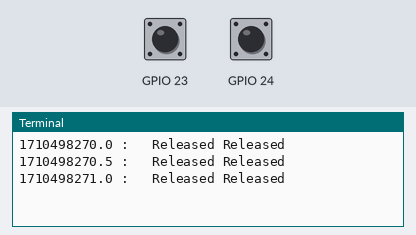
Bench run of a program on a simulated Raspberry Pi (BCM pin numbers). On the bench: the last lines printed to the terminal. The test bench sets the inputs (shaded band); at power-on: GPIO 23 HIGH, GPIO 24 HIGH. The clock reads 2024-03-15 10:24:30 at power-on unless the program sets it.

Above: at 1.2 s.
1.3 s: GPIO 23 pulled LOW for 1 s
At 2.4 s:
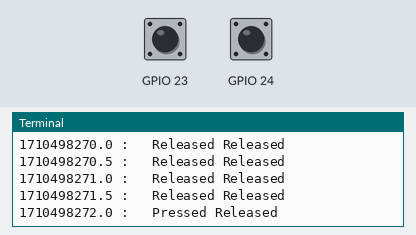
3.8 s: GPIO 24 pulled LOW for 1 s
At 4.9 s:
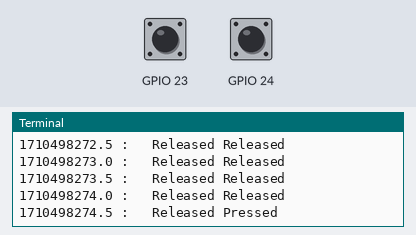
6.3 s: GPIO 23 pulled LOW for 1 s
At 7.4 s:
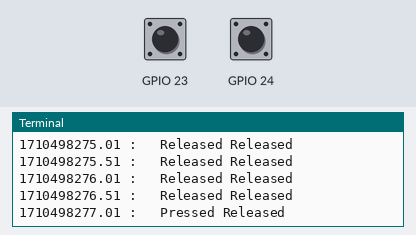
8.8 s: GPIO 24 pulled LOW for 1 s
At 9.9 s:
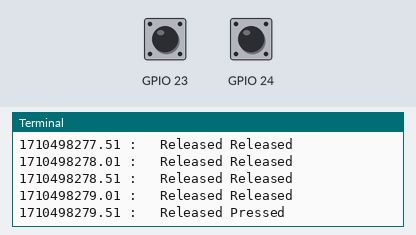
11.3 s: GPIO 23 driven LOW and GPIO 24 driven LOW
At 12.4 s:
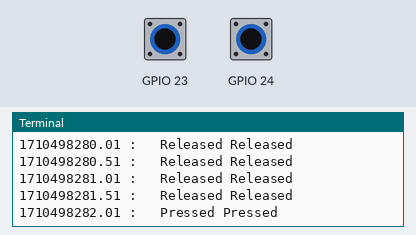
14.0 s: GPIO 23 driven HIGH
At 14.9 s:
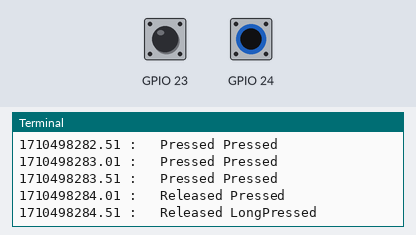

The program:

IoInputs.py
```python
__author__ = 'teddycool'

#Handles io-inputs from  buttons and switches

config = {"Button": {"Pressed": 0.5, "LongPressed": 3}}
import time


#The button is 'on' when holded pressed and IO defined in init is connected to ground
#Types of signals/states: released, pressed and long-pressed, times for holding are defined in config
class PushButton(object):
    def __init__(self, GPIO, inputpin):
        self._gpio = GPIO
        self._inputpin = inputpin
        self._pressed = False
        self._lastpress = False
        self._states = ["Released","Pressed", "LongPressed"]

    def initialize(self):
        #self._gpio.setmode(self._gpio.BCM)
        self._gpio.setup(self._inputpin, self._gpio.IN, pull_up_down=self._gpio.PUD_UP)

    def update(self):
        self._state = self._states[0]
        if self._gpio.input(self._inputpin) == False: #Button pressed, PullUp is released
            self._pressed = True
            if self._lastpress != self._pressed: #First round
                self._presstime = time.time()
                self._lastpress = self._pressed
            else:
                if time.time() - self._presstime > config["Button"]["LongPressed"]:
                    self._state = self._states[2]
                else:
                    if time.time() - self._presstime > config["Button"]["Pressed"]:
                        self._state = self._states[1]
        else:
            self._pressed= False
            self._lastpress = self._pressed
        return self._state


if __name__ == '__main__':
    import RPi.GPIO as GPIO
    GPIO.setmode(GPIO.BCM)
    switches = []
    for io in [23, 24]:  #IOs for switches
        switches.append(PushButton(GPIO, io))
    for switch in switches:
        switch.initialize()
    try:
        while True:
            s= ""
            for switch in switches:
                s = s + str(switch.update()) + " "
            print str(time.time()) + " :   " + s
            time.sleep(0.5)
    except:
        GPIO.cleanup()
```

Measured:
- after the input at 1.3 s, the terminal: prints a new line after 0.70 s (image 1)
- after the input at 3.8 s, the terminal: prints a new line after 0.70 s (image 2)
- after the input at 6.3 s, the terminal: prints a new line after 0.71 s (image 3)
- after the input at 8.8 s, the terminal: prints a new line after 0.71 s (image 4)
- after the input at 11.3 s, the terminal: prints a new line after 0.71 s (image 5)
- after the input at 14.0 s, the terminal: prints a new line at once (image 6)
